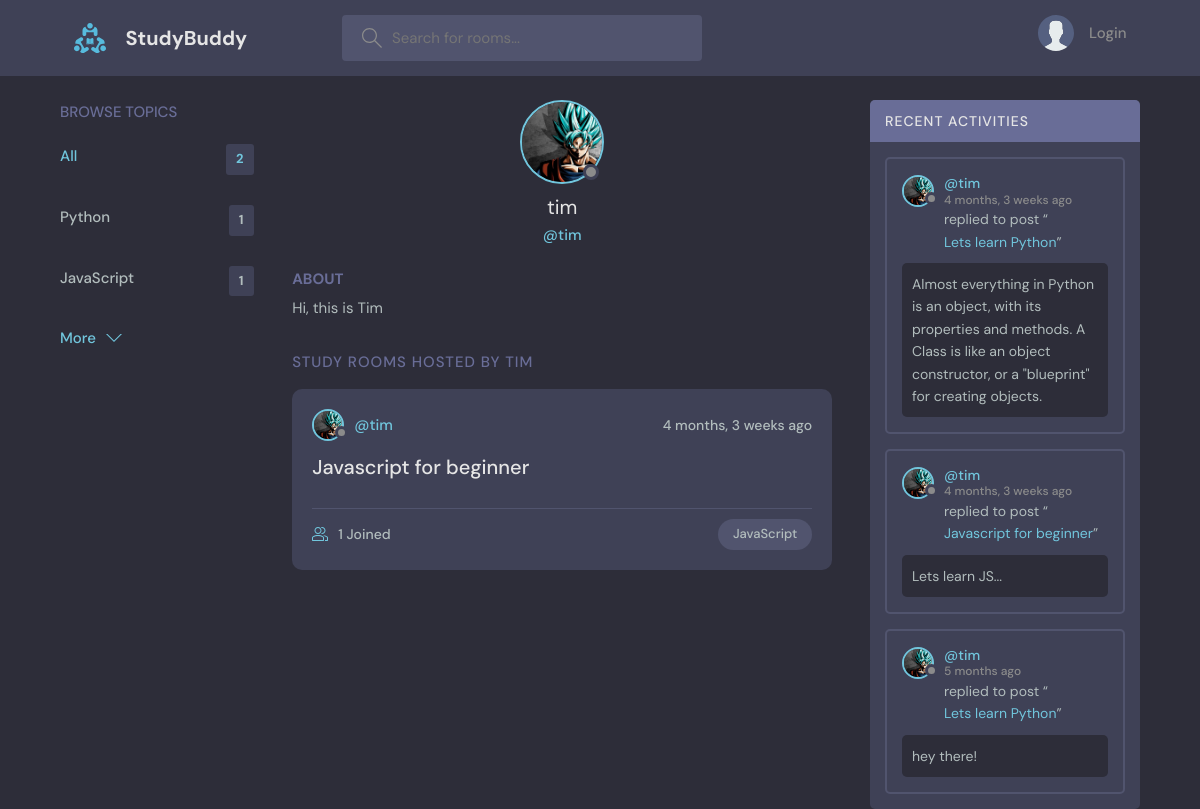
The app's page /profile/2/ with its own data.
### base/models.py (models this page shows, shortened)
class Topic(models.Model):
    name=models.CharField(max_length=200)

class User(AbstractUser):
    name=models.CharField(max_length=200,null=True)
    email=models.EmailField(unique=True, null=True)
    bio=models.TextField(null=True)
    avatar=models.ImageField(null=True,default="avatar.svg")
    USERNAME_FIELD= 'email'
    REQUIRED_FIELDS=[]

class Room(models.Model):
    host=models.ForeignKey(User,on_delete=models.SET_NULL,null=True)
    topic=models.ForeignKey(Topic,on_delete=models.SET_NULL,null=True)
    name=models.CharField(max_length=200)
    description=models.TextField(null=True,blank=True)
    participants=models.ManyToManyField(User,related_name='participants',blank=True)
    updated=models.DateTimeField(auto_now=True)
    created=models.DateTimeField(auto_now_add=True)
    class Meta:
        ordering=['-updated','-created']
    def __str__(self):
        return self.name

class Message(models.Model):
    user=models.ForeignKey(User,on_delete=models.CASCADE)
    room=models.ForeignKey(Room,on_delete=models.CASCADE)
    body=models.TextField()
    updated=models.DateTimeField(auto_now=True)
    created=models.DateTimeField(auto_now_add=True)
    class Meta:
        ordering=['-updated','-created']

### base/views.py (the view)
# urls.py: path('profile/<str:pk>/',views.userProfile,name='user-profile'),
def userProfile(request,pk):
    user=User.objects.get(id=pk)
    rooms=user.room_set.all()
    room_messages=user.message_set.all()
    topics=Topic.objects.all()
    context={'user':user,'rooms':rooms,'room_messages':room_messages,'topics':topics}
    return render(request,'base/profile.html',context)

### base/templates/base/profile.html (shortened to what this page needs)
{% extends 'main.html' %}
{% block content %}
  <main class="profile-page layout layout--3">
    <div class="container">
      {% include 'base/topics_component.html' %}
      <div class="roomList">
        <div class="profile">
          <div class="profile__avatar">
            {% if request.user == user %}
            <div class="avatar avatar--large active">
            {% else %}
            <div class="avatar avatar--large ">
            {% endif %}
              <img src="{{user.avatar.url}}" />
            </div>
          </div>
          <div class="profile__info">
            <h3>{{user.username}}</h3>
            <p>@{{user.username}}</p>
          </div>
          <div class="profile__about">
            <h3>About</h3>
            <p>
              {{user.bio}}
            </p>
          </div>
        </div>
        <div class="roomList__header">
          <div>
            <h2>Study Rooms Hosted by {{user.name}}</a>
            </h2>
          </div>
        </div>
        {% include 'base/feed_component.html' %}
      </div>
      {% include 'base/activity_component.html' %}
    </div>
  </main>
{% endblock content %}

### templates/main.html (shortened to what this page needs)
<!DOCTYPE html>
{% load static %}
<html lang="en">
  <head>
    <link rel="stylesheet" href="{% static 'styles/style.css'%}" />
  </head>
  <body>
    {% include 'navbar.html' %}
    {% block content %}
    {% endblock %}
  </body>
</html>

### templates/navbar.html (shortened to what this page needs)
{% load static %}
<header class="header header--loggedIn">
    <div class="container">
      <a href="{% url 'home' %}" class="header__logo">
        <img src="{% static 'images/logo.svg' %}" />
        <h1>StudyBuddy</h1>
      </a>
      <form class="header__search" method='GET' action="{% url 'home' %}">
        <label>
          <input name="q" placeholder="Search for rooms..." />
        </label>
      </form>
      <nav class="header__menu">
        {% if request.user.is_authenticated %}
        <div class="header__user">
          <a href="{% url 'update-user' %}">
            <div class="avatar avatar--medium active">
              <img src="{{request.user.avatar.url}}" />
            </div>
            <p>{{request.user.username}} <span>@{{request.user.username}}</span></p>
          </a>
          <button class="dropdown-button">
            <svg version="1.1" xmlns="http://www.w3.org/2000/svg" width="32" height="32" viewBox="0 0 32 32">
              <title>chevron-down</title>
              <path d="M16 21l-13-13h-3l16 16 16-16h-3l-13 13z"></path>
            </svg>
          </button>
        </div>
        {% else %}
         <a href="{% url 'login' %}">
          <img src="{% static 'images/avatar.svg' %}" />
          <p>Login</p>
        </a>
        {% endif %}
      </nav>
    </div>
  </header>

### base/templates/base/topics_component.html
<div class="topics">
    <div class="topics__header">
      <h2>Browse Topics</h2>
    </div>
    <ul class="topics__list">
      <li>
        <a href="{% url 'home' %}" class="active">All <span>{{topics.count}}</span></a>
      </li>
      {% for topic in topics %}
      <li>
        <a href="{% url 'home'%}?q={{topic.name}}">{{topic.name}} <span>{{topic.room_set.all.count}}</span></a>
      </li>
      {% endfor %}
    </ul>
    <a class="btn btn--link" href="{% url 'topics' %}">
      More
      <svg version="1.1" xmlns="http://www.w3.org/2000/svg" width="32" height="32" viewBox="0 0 32 32">
        <title>chevron-down</title>
        <path d="M16 21l-13-13h-3l16 16 16-16h-3l-13 13z"></path>
      </svg>
    </a>
  </div>

### base/templates/base/feed_component.html (shortened to what this page needs)
{% for room in rooms %}
<div class="roomListRoom">
    <div class="roomListRoom__header">
      <a href="{% url 'user-profile' room.host.id %}" class="roomListRoom__author">
        {% if request.user == room.host %}
          <div class="avatar avatar--small active">
        {% else %}
          <div class="avatar avatar--small">
        {% endif %}
          <img src="{{room.host.avatar.url}}" />
        </div>
        <span>@{{room.host.username}}</span>
      </a>
      <div class="roomListRoom__actions">
        <span>{{room.created|timesince}} ago</span>
      </div>
    </div>
    <div class="roomListRoom__content">
      <a href="{% url 'room' room.id %}">{{room.name}}</a>
    </div>
    <div class="roomListRoom__meta">
      <a href="{% url 'room' room.id %}" class="roomListRoom__joined">
        {{room.participants.all.count}} Joined
      </a>
      <p class="roomListRoom__topic">{{room.topic.name}}</p>
    </div>
  </div>
  {% endfor %}

### base/templates/base/activity_component.html (shortened to what this page needs)
<div class="activities">
    <div class="activities__header">
      <h2>Recent Activities</h2>
    </div>
    {% for message in room_messages %}
    <div class="activities__box">
      <div class="activities__boxHeader roomListRoom__header">
        <a href="{% url 'user-profile' message.user.id %}" class="roomListRoom__author">
          {% if request.user == message.user %}
          <div class="avatar avatar--small active">
            <img src="{{message.user.avatar.url}}" />
          </div>
          {% else %}
          <div class="avatar avatar--small ">
            <img src="{{message.user.avatar.url}}" />
          </div>
          {% endif %}
          <p>
            @{{message.user.username}}
            <span>{{message.created|timesince}} ago</span>
          </p>
        </a>
      </div>
      <div class="activities__boxContent">
        <p>replied to post “<a href="{% url 'room' message.room.id %}">{{message.room}}</a>”</p>
        <div class="activities__boxRoomContent">
          {{message.body}}
        </div>
      </div>
    </div>
    {% endfor %}
  </div>

### records on screen
Topic: name "Python", room_set.all.count "1"
Topic: name "JavaScript", room_set.all.count "1"
User: avatar (picture), username "tim", bio "Hi, this is Tim", name "TIM"
Room: host.avatar (picture), host.username "tim", created "4 months, 3 weeks", name "Javascript for beginner", participants.all.count "1", topic.name "JavaScript"
Message: user.avatar (picture), user.username "tim", created "4 months, 3 weeks", room "Lets learn Python", body "Almost everything in Python is an object, with its properties and methods. A Class is like an object constructor, or a \"blueprint\" for creating objects."
Message: user.avatar (picture), user.username "tim", created "4 months, 3 weeks", room "Javascript for beginner", body "Lets learn JS..."
Message: user.avatar (picture), user.username "tim", created "5 months", room "Lets learn Python", body "hey there!"

### other values on screen
{{ topics.count }} "2"
